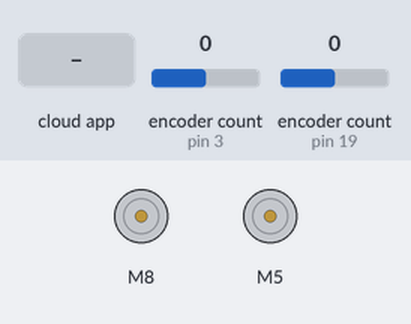
Bench run of a sketch on a simulated Arduino Uno, built with avr-gcc and run on an emulated ATmega328P. Parts: 2 × DC motor (green arrow = forward, orange = backward, longer = faster). The test bench sets the inputs (shaded band); at power-on: encoder count (sensors on pin 3, pin 19) 0. The ROS host is connected and sends only what is stated.

Above: at 1.2 s.
1.3 s: the phone or cloud app sets lmotor to -100
At 2.4 s:
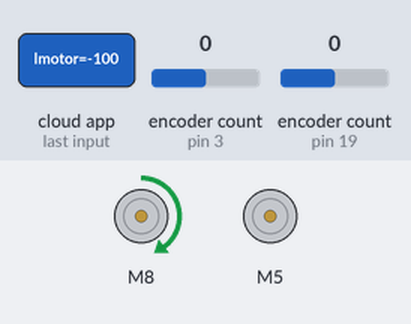
2.8 s: the phone or cloud app sets rmotor to -100
At 3.6 s:
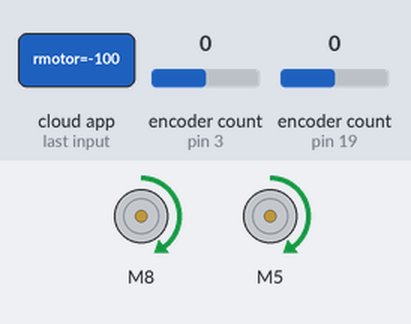
4.3 s: the phone or cloud app sets lmotor to 0
At 4.8 s:
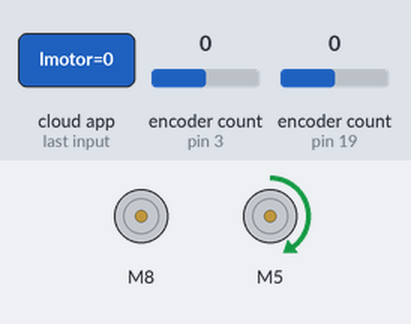
5.8 s: the phone or cloud app sets rmotor to 100
At 7.0 s:
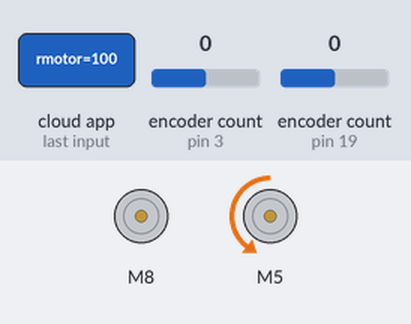
7.3 s: the phone or cloud app sets lmotor to 100
At 8.3 s:
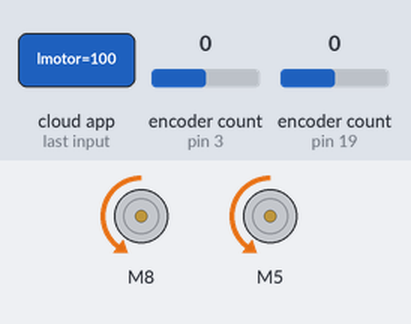
8.8 s: the phone or cloud app sets rmotor to 0
At 9.1 s:
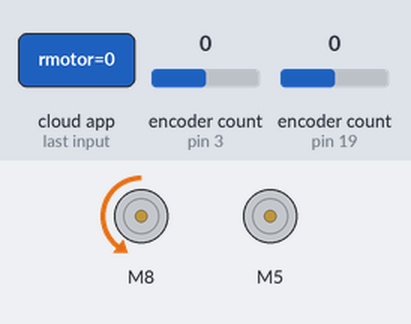
Timing chart, 0 to 11.3 s (numbered marks = the images above; inputs shaded):
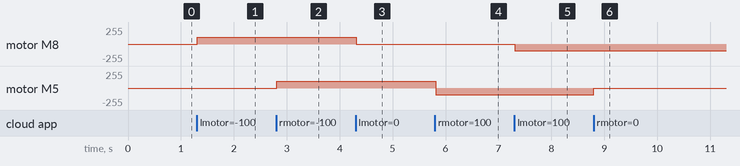

Measured:
- after the input at 1.3 s, motor M8: stopped → forward 99/255 at once
- after the input at 2.8 s, motor M5: stopped → forward 99/255 at once
- after the input at 4.3 s, motor M8: forward 99/255 → stopped at once
- after the input at 5.8 s, motor M5: forward 99/255 → backward 99/255 at once
- after the input at 7.3 s, motor M8: stopped → backward 99/255 at once
- after the input at 8.8 s, motor M5: backward 99/255 → stopped at once

The sketch:

motor_driver.ino
```cpp
#include <Encoder.h>
#include <RobojaxBTS7960.h>

#include <ros.h>
#include <std_msgs/String.h>
#include <std_msgs/Int16.h>
#include <std_msgs/Float32.h>


//------right motor----------
#define RPWM 5 // define pin 3 for RPWM pin (output)
#define R_EN 4 // define pin 2 for R_EN pin (input)
#define R_IS 15 // define pin 5 for R_IS pin (output)

#define LPWM 6 // define pin 6 for LPWM pin (output)
#define L_EN 7 // define pin 7 for L_EN pin (input)
#define L_IS 13 // define pin 8 for L_IS pin (output)
#define CW 0 //do not change
#define CCW 1 //do not change
#define debug 0//change to 0 to hide serial monitor debugging infornmation or set to 1 to view


//--------left motor-----------
#define RPWM2 8 // define pin 3 for RPWM pin (output)
#define R_EN2 10 // define pin 2 for R_EN pin (input)
#define R_IS2 14 // define pin 5 for R_IS pin (output)

#define LPWM2 9 // define pin 6 for LPWM pin (output)
#define L_EN2 11 // define pin 7 for L_EN pin (input)
#define L_IS2 12 // define pin 8 for L_IS pin (output)
#define CW 0 //do not change
#define CCW 1 //do not change
#define debug 0//change to 0 to hide serial monitor debugging infornmation or set to 1 to view


RobojaxBTS7960 motor2(R_EN,RPWM,R_IS, L_EN,LPWM,L_IS,debug);


RobojaxBTS7960 motor(R_EN2,RPWM2,R_IS2, L_EN2,LPWM2,L_IS2,debug);


Encoder knobRight(3, 2);
Encoder knobLeft(19, 18);


ros::NodeHandle  nh;
long EncoderRead=0;
long EncoderRead2=0;

long positionLeft  = -99999;
long positionRight = -99999;


//publishing
std_msgs::Int16 str_msg;
ros::Publisher chatter("lwheel_ticks", &str_msg);

std_msgs::Int16 str_msg2;
ros::Publisher chatter2("rwheel_ticks", &str_msg2);

//char hello[25] = "publishing on ros!";

//subscrbing
void messageCb (const std_msgs::Float32& Vmsg){
       int motor_value= int(Vmsg.data);

       if(motor_value>0 && motor_value<=255)
       {
         int x = map(motor_value, 0,255,0,100);
         motor.rotate(x,CW);
//         delay(50);
        }else if(motor_value<0 && motor_value>-255)
        {
         int y = map(abs(motor_value),0, 255,0,100);
         motor.rotate(y,CCW);
//         delay(50);
          }else
          {
            motor.stop();
            }

}

//-----------------------------------
void messageCb2 (const std_msgs::Float32& Vmsg){
       int motor_value2= int(Vmsg.data);

       if(motor_value2>0 && motor_value2<=255)
       {
         int x2 = map(motor_value2, 0,255,0,100);
         motor2.rotate(x2,CW);
//         delay(50);
        }else if(motor_value2<0 && motor_value2>-255)
        {
         int y2 = map(abs(motor_value2),0, 255,0,100);
         motor2.rotate(y2,CCW);
//         delay(50);
          }else
          {
            motor2.stop();
            }

}

ros::Subscriber<std_msgs::Float32> sub("lmotor", messageCb);
ros::Subscriber<std_msgs::Float32> sub2("rmotor", messageCb2);


void setup()
{
  Serial.begin(57600);// setup Serial Monitor to display information

  nh.initNode();
  motor.begin();
  motor2.begin();

//
  nh.advertise(chatter);
  nh.advertise(chatter2);

  nh.subscribe(sub);
  nh.subscribe(sub2);


}

void loop()
{
  EncoderRead= Encoder_Read();
  EncoderRead2= Encoder_Read2();
  str_msg.data = EncoderRead;
  str_msg2.data = EncoderRead2;

  chatter.publish( &str_msg );
  delay(5);
  chatter2.publish( &str_msg2 );
  delay(5);
  nh.spinOnce();
//  delay(1000);
}

long Encoder_Read(){

  long newLeft; // , newRight;
  newLeft = knobLeft.read();
  if (newLeft != positionLeft /*|| newRight != positionRight*/) {

    positionLeft = newLeft;
  }

  return newLeft;
  }

  long Encoder_Read2(){

  long newRight;
  newRight = knobRight.read();
  if (newRight != positionRight) {
    positionRight = newRight;
  }

  return newRight;
  }
```
